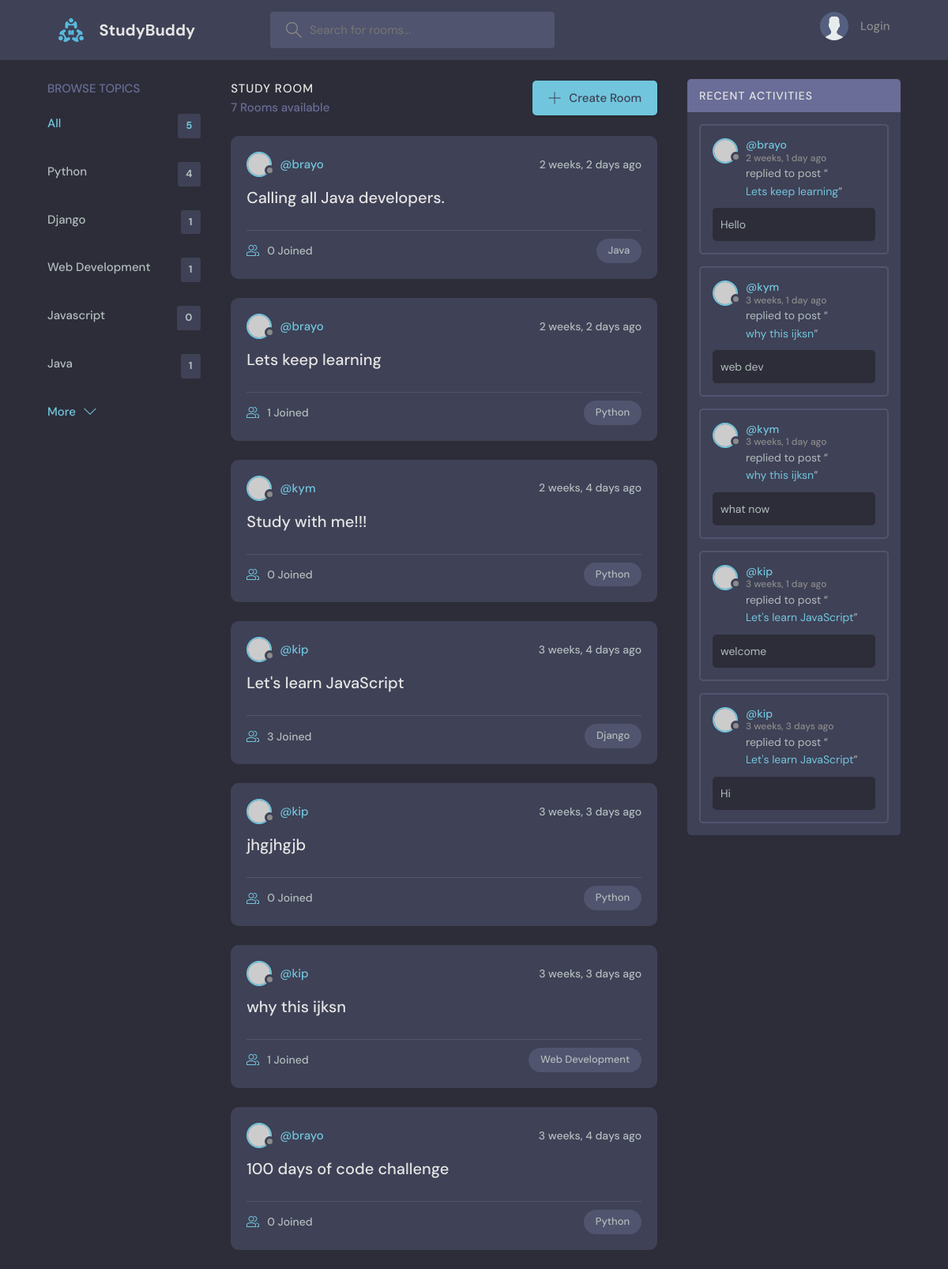
The page / on the database its author committed.
### base/models.py (models this page shows, shortened)
class Topic(models.Model):
    name=models.CharField(max_length=200)

class Room(models.Model):
    host=models.ForeignKey(User,on_delete=models.SET_NULL,null=True)
    topic=models.ForeignKey(Topic,on_delete=models.SET_NULL,null=True)
    name=models.CharField(max_length=200)
    description=models.TextField(null=True, blank=True)
    participants=models.ManyToManyField(User,related_name='participants',blank=True)
    updated=models.DateTimeField(auto_now=True)
    created=models.DateTimeField(auto_now_add=True)
    class Meta:
        ordering=['-updated','-created']
    def __str__(self):
        return self.name

class Message(models.Model):
    user=models.ForeignKey(User,on_delete=models.CASCADE)
    room=models.ForeignKey(Room,on_delete=models.CASCADE)
    body=models.TextField()
    updated=models.DateTimeField(auto_now=True)
    created=models.DateTimeField(auto_now_add=True)
    class Meta:
       ordering=['-updated','-created']

### base/views.py (the view)
# urls.py: path('',views.home,name="home"),
def home(request):
    q=request.GET.get('q')  if request.GET.get('q') != None else ''
    rooms = Room.objects.filter(
        Q(topic__name__icontains=q)|
        Q(name__icontains=q)|
        Q(description__icontains=q)
        )
    topics=Topic.objects.all()[0:5]
    room_count=rooms.count()
    room_messages=Message.objects.filter(Q(room__topic__name__icontains=q))
    context={'rooms':rooms,'topics':topics,'room_messages':room_messages,'room_count':room_count}
    return render(request,'base/home.html',context)

### base/templates/base/home.html (shortened to what this page needs)
{%extends 'main.html'%}
{% block content %}
    <main class="layout layout--3">
      <div class="container">
        {%include 'base/topics_component.html'%}
        <div class="roomList">
          <div class="roomList__header">
            <div>
              <h2>Study Room</h2>
              <p>{{room_count}} Rooms available</p>
            </div>
            <a class="btn btn--main" href="{% url 'create-room'%}">
              <svg version="1.1" xmlns="http://www.w3.org/2000/svg" width="32" height="32" viewBox="0 0 32 32">
                <title>add</title>
                <path
                  d="M16.943 0.943h-1.885v14.115h-14.115v1.885h14.115v14.115h1.885v-14.115h14.115v-1.885h-14.115v-14.115z"
                ></path>
              </svg>
              Create Room
            </a>
          </div>
          {%include 'base/feed_component.html'%}
        </div>
        {%include 'base/activity_component.html'%}
      </div>
    </main>
    {% endblock %}

### base/templates/base/topics_component.html
<div class="topics">
   <div class="topics__header">
     <h2>Browse Topics</h2>
   </div>
   <ul class="topics__list">
     <li>
       <a href="{% url 'home' %}" class="active">All <span>{{topics.count}}</span></a>
     </li>
     {%for topic in topics%}
     <li>
       <a href="{% url 'home' %}?q={{topic.name}}">{{topic.name}}<span>{{topic.room_set.all.count}}</span></a>
     </li>
     {%endfor%}
   </ul>
   <a class="btn btn--link" href="{% url 'topics'%}">
     More
     <svg version="1.1" xmlns="http://www.w3.org/2000/svg" width="32" height="32" viewBox="0 0 32 32">
       <title>chevron-down</title>
       <path d="M16 21l-13-13h-3l16 16 16-16h-3l-13 13z"></path>
     </svg>
   </a>
 </div>

### base/templates/base/feed_component.html (shortened to what this page needs)
{% for room in rooms%}
<div class="roomListRoom">
   <div class="roomListRoom__header">
     <a href="{% url 'user-profile' room.host.id %}" class="roomListRoom__author">
       <div class="avatar avatar--small">
         <img src="https://randomuser.me/api/portraits/women/11.jpg" />
       </div>
       <span>@{{room.host.username}}</span>
     </a>
     <div class="roomListRoom__actions">
       <span>{{room.created|timesince}} ago</span>
     </div>
   </div>
   <div class="roomListRoom__content">
     <a href="{%url 'room' room.id%}">{{room.name}}</a>
   </div>
   <div class="roomListRoom__meta">
     <a href="{%url 'room' room.id%}" class="roomListRoom__joined">
       {{room.participants.all.count}} Joined
     </a>
     <p class="roomListRoom__topic">{{room.topic.name}}</p>
   </div>
 </div>
 {% endfor %}

### base/templates/base/activity_component.html (shortened to what this page needs)
<div class="activities">
    <div class="activities__header">
      <h2>Recent Activities</h2>
    </div>
{%for message in room_messages%}
    <div class="activities__box">
      <div class="activities__boxHeader roomListRoom__header">
        <a href="{%url 'user-profile' message.user.id%}" class="roomListRoom__author">
          <div class="avatar avatar--small">
            <img src="https://randomuser.me/api/portraits/women/11.jpg" />
          </div>
          <p>
            @{{message.user}}
            <span>{{message.created|timesince}} ago</span>
          </p>
        </a>
      </div>
      <div class="activities__boxContent">
        <p>replied to post “<a href="{%url 'room' message.room.id%}">{{message.room}}</a>”</p>
        <div class="activities__boxRoomContent">
          {{message.body}}
        </div>
      </div>
    </div>
    {%endfor%}
  </div>

### rows shown on the page
Topic: name "Python", room_set.all.count "4"
Topic: name "Django", room_set.all.count "1"
Topic: name "Web Development", room_set.all.count "1"
Topic: name "Javascript", room_set.all.count "0"
Topic: name "Java", room_set.all.count "1"
Room: host.username "brayo", created "2 weeks, 2 days", name "Calling all Java developers.", participants.all.count "0", topic.name "Java"
Room: host.username "brayo", created "2 weeks, 2 days", name "Lets keep learning", participants.all.count "1", topic.name "Python"
Room: host.username "kym", created "2 weeks, 4 days", name "Study with me!!!", participants.all.count "0", topic.name "Python"
Room: host.username "kip", created "3 weeks, 4 days", name "Let's learn JavaScript", participants.all.count "3", topic.name "Django"
Room: host.username "kip", created "3 weeks, 3 days", name "jhgjhgjb", participants.all.count "0", topic.name "Python"
Room: host.username "kip", created "3 weeks, 3 days", name "why this ijksn", participants.all.count "1", topic.name "Web Development"
Room: host.username "brayo", created "3 weeks, 4 days", name "100 days of code challenge", participants.all.count "0", topic.name "Python"
Message: user "brayo", created "2 weeks, 1 day", room "Lets keep learning", body "Hello"
Message: user "kym", created "3 weeks, 1 day", room "why this ijksn", body "web dev"
Message: user "kym", created "3 weeks, 1 day", room "why this ijksn", body "what now"
Message: user "kip", created "3 weeks, 1 day", room "Let's learn JavaScript", body "welcome"
Message: user "kip", created "3 weeks, 3 days", room "Let's learn JavaScript", body "Hi"

### other values the page prints
{{ topics.count }} "5"
{{ room_count }} "7"
